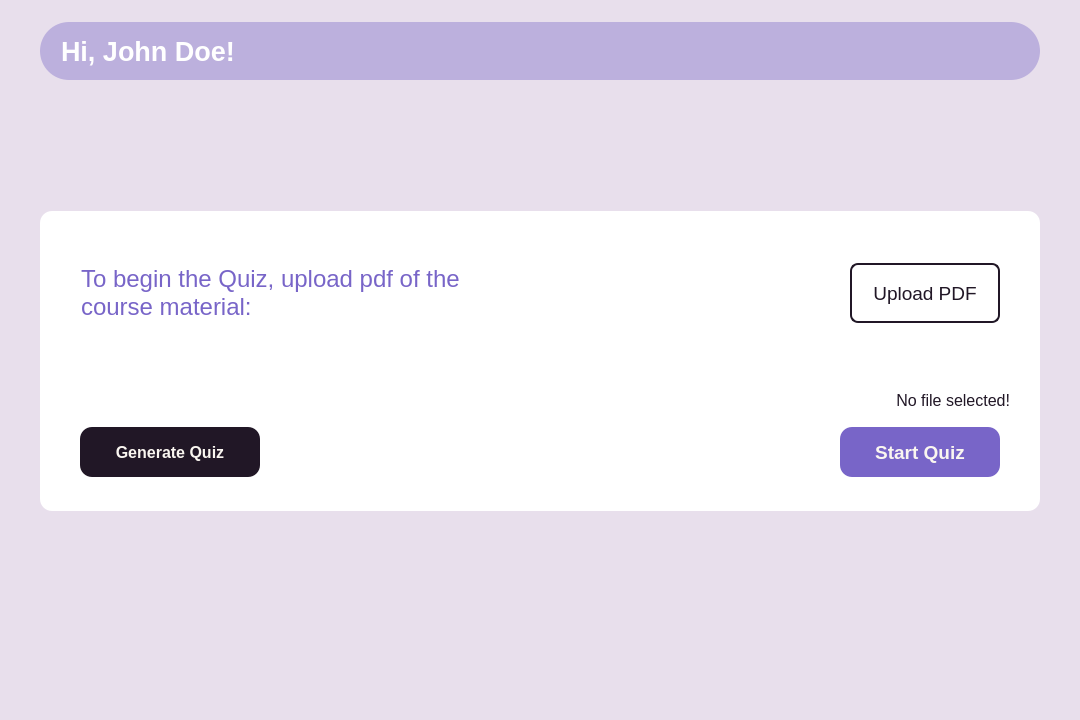
<?xml version="1.0" encoding="UTF-8"?>
<ui version="4.0">
 <class>HomePage</class>
 <widget class="QWidget" name="HomePage">
  <property name="geometry">
   <rect>
    <x>0</x>
    <y>0</y>
    <width>1080</width>
    <height>720</height>
   </rect>
  </property>
  <property name="sizePolicy">
   <sizepolicy hsizetype="Expanding" vsizetype="Expanding">
    <horstretch>0</horstretch>
    <verstretch>0</verstretch>
   </sizepolicy>
  </property>
  <property name="windowTitle">
   <string>Form</string>
  </property>
  <property name="toolTipDuration">
   <number>-2</number>
  </property>
  <property name="styleSheet">
   <string notr="true">background-color: #e8dfec;</string>
  </property>
  <layout class="QHBoxLayout" name="horizontalLayout_4">
   <item alignment="Qt::AlignmentFlag::AlignTop">
    <widget class="QWidget" name="centralvertical" native="true">
     <property name="sizePolicy">
      <sizepolicy hsizetype="Expanding" vsizetype="Maximum">
       <horstretch>0</horstretch>
       <verstretch>0</verstretch>
      </sizepolicy>
     </property>
     <property name="minimumSize">
      <size>
       <width>1040</width>
       <height>500</height>
      </size>
     </property>
     <property name="maximumSize">
      <size>
       <width>1080</width>
       <height>600</height>
      </size>
     </property>
     <property name="styleSheet">
      <string notr="true"/>
     </property>
     <layout class="QVBoxLayout" name="verticalLayout_3">
      <property name="spacing">
       <number>0</number>
      </property>
      <property name="sizeConstraint">
       <enum>QLayout::SizeConstraint::SetMaximumSize</enum>
      </property>
      <property name="topMargin">
       <number>11</number>
      </property>
      <property name="bottomMargin">
       <number>0</number>
      </property>
      <item alignment="Qt::AlignmentFlag::AlignHCenter|Qt::AlignmentFlag::AlignTop">
       <widget class="QWidget" name="top_menubar" native="true">
        <property name="sizePolicy">
         <sizepolicy hsizetype="MinimumExpanding" vsizetype="MinimumExpanding">
          <horstretch>0</horstretch>
          <verstretch>0</verstretch>
         </sizepolicy>
        </property>
        <property name="minimumSize">
         <size>
          <width>1000</width>
          <height>40</height>
         </size>
        </property>
        <property name="maximumSize">
         <size>
          <width>1080</width>
          <height>112</height>
         </size>
        </property>
        <property name="styleSheet">
         <string notr="true">background-color: rgba(120, 101, 200, 100);
border-radius: 29px;</string>
        </property>
        <layout class="QHBoxLayout" name="horizontalLayout_3">
         <property name="spacing">
          <number>200</number>
         </property>
         <item alignment="Qt::AlignmentFlag::AlignLeft">
          <widget class="QLabel" name="labelUserName">
           <property name="sizePolicy">
            <sizepolicy hsizetype="Expanding" vsizetype="Minimum">
             <horstretch>0</horstretch>
             <verstretch>0</verstretch>
            </sizepolicy>
           </property>
           <property name="minimumSize">
            <size>
             <width>200</width>
             <height>40</height>
            </size>
           </property>
           <property name="maximumSize">
            <size>
             <width>400</width>
             <height>40</height>
            </size>
           </property>
           <property name="font">
            <font>
             <pointsize>20</pointsize>
             <bold>true</bold>
            </font>
           </property>
           <property name="layoutDirection">
            <enum>Qt::LayoutDirection::LeftToRight</enum>
           </property>
           <property name="styleSheet">
            <string notr="true">padding: 5px;
color: #ffffff;
background-color: rgba(0, 0,0,0);</string>
           </property>
           <property name="text">
            <string>Hi, John Doe!</string>
           </property>
           <property name="alignment">
            <set>Qt::AlignmentFlag::AlignLeading|Qt::AlignmentFlag::AlignLeft|Qt::AlignmentFlag::AlignVCenter</set>
           </property>
          </widget>
         </item>
        </layout>
       </widget>
      </item>
      <item alignment="Qt::AlignmentFlag::AlignHCenter|Qt::AlignmentFlag::AlignVCenter">
       <widget class="QWidget" name="main_upload_widget" native="true">
        <property name="sizePolicy">
         <sizepolicy hsizetype="Expanding" vsizetype="Expanding">
          <horstretch>0</horstretch>
          <verstretch>0</verstretch>
         </sizepolicy>
        </property>
        <property name="minimumSize">
         <size>
          <width>1000</width>
          <height>300</height>
         </size>
        </property>
        <property name="maximumSize">
         <size>
          <width>1000</width>
          <height>300</height>
         </size>
        </property>
        <property name="acceptDrops">
         <bool>false</bool>
        </property>
        <property name="styleSheet">
         <string notr="true">background-color: rgba(255, 255, 255, 1);
border-radius: 12px;</string>
        </property>
        <layout class="QVBoxLayout" name="verticalLayout">
         <property name="spacing">
          <number>1</number>
         </property>
         <property name="leftMargin">
          <number>10</number>
         </property>
         <property name="topMargin">
          <number>0</number>
         </property>
         <property name="rightMargin">
          <number>10</number>
         </property>
         <property name="bottomMargin">
          <number>0</number>
         </property>
         <item>
          <layout class="QHBoxLayout" name="horizontalLayout" stretch="0,0">
           <property name="spacing">
            <number>5</number>
           </property>
           <property name="sizeConstraint">
            <enum>QLayout::SizeConstraint::SetMinimumSize</enum>
           </property>
           <property name="leftMargin">
            <number>30</number>
           </property>
           <property name="topMargin">
            <number>30</number>
           </property>
           <property name="rightMargin">
            <number>30</number>
           </property>
           <property name="bottomMargin">
            <number>40</number>
           </property>
           <item>
            <widget class="QLabel" name="label_2">
             <property name="sizePolicy">
              <sizepolicy hsizetype="Minimum" vsizetype="Minimum">
               <horstretch>0</horstretch>
               <verstretch>0</verstretch>
              </sizepolicy>
             </property>
             <property name="minimumSize">
              <size>
               <width>400</width>
               <height>100</height>
              </size>
             </property>
             <property name="maximumSize">
              <size>
               <width>400</width>
               <height>100</height>
              </size>
             </property>
             <property name="font">
              <font>
               <pointsize>18</pointsize>
              </font>
             </property>
             <property name="styleSheet">
              <string notr="true">color: #7865c8; background-color: none;</string>
             </property>
             <property name="lineWidth">
              <number>0</number>
             </property>
             <property name="text">
              <string>To begin the Quiz, upload pdf of the course material:</string>
             </property>
             <property name="scaledContents">
              <bool>false</bool>
             </property>
             <property name="wordWrap">
              <bool>true</bool>
             </property>
             <property name="indent">
              <number>1</number>
             </property>
            </widget>
           </item>
           <item alignment="Qt::AlignmentFlag::AlignRight">
            <widget class="QPushButton" name="btnUploadPDF">
             <property name="sizePolicy">
              <sizepolicy hsizetype="Minimum" vsizetype="Minimum">
               <horstretch>0</horstretch>
               <verstretch>0</verstretch>
              </sizepolicy>
             </property>
             <property name="minimumSize">
              <size>
               <width>150</width>
               <height>60</height>
              </size>
             </property>
             <property name="maximumSize">
              <size>
               <width>180</width>
               <height>60</height>
              </size>
             </property>
             <property name="font">
              <font>
               <pointsize>14</pointsize>
               <bold>false</bold>
              </font>
             </property>
             <property name="cursor">
              <cursorShape>PointingHandCursor</cursorShape>
             </property>
             <property name="autoFillBackground">
              <bool>false</bool>
             </property>
             <property name="styleSheet">
              <string notr="true">padding: 10px; 
color: #211726;
border: 2px solid #211726;
border-radius: 8px;</string>
             </property>
             <property name="text">
              <string>Upload PDF</string>
             </property>
             <property name="icon">
              <iconset theme="QIcon::ThemeIcon::DocumentNew"/>
             </property>
             <property name="iconSize">
              <size>
               <width>28</width>
               <height>28</height>
              </size>
             </property>
            </widget>
           </item>
          </layout>
         </item>
         <item alignment="Qt::AlignmentFlag::AlignRight">
          <widget class="QLabel" name="labelPDFStatus">
           <property name="sizePolicy">
            <sizepolicy hsizetype="Maximum" vsizetype="Minimum">
             <horstretch>0</horstretch>
             <verstretch>0</verstretch>
            </sizepolicy>
           </property>
           <property name="minimumSize">
            <size>
             <width>400</width>
             <height>28</height>
            </size>
           </property>
           <property name="maximumSize">
            <size>
             <width>400</width>
             <height>28</height>
            </size>
           </property>
           <property name="font">
            <font>
             <pointsize>12</pointsize>
            </font>
           </property>
           <property name="styleSheet">
            <string notr="true">color: #211726;
padding-right: 20px;
background-color: none;</string>
           </property>
           <property name="text">
            <string>No file selected!</string>
           </property>
           <property name="alignment">
            <set>Qt::AlignmentFlag::AlignRight|Qt::AlignmentFlag::AlignTrailing|Qt::AlignmentFlag::AlignVCenter</set>
           </property>
           <property name="wordWrap">
            <bool>true</bool>
           </property>
           <property name="margin">
            <number>0</number>
           </property>
           <property name="indent">
            <number>0</number>
           </property>
          </widget>
         </item>
         <item>
          <layout class="QHBoxLayout" name="horizontalLayout_2">
           <property name="spacing">
            <number>10</number>
           </property>
           <property name="leftMargin">
            <number>30</number>
           </property>
           <property name="topMargin">
            <number>10</number>
           </property>
           <property name="rightMargin">
            <number>30</number>
           </property>
           <property name="bottomMargin">
            <number>30</number>
           </property>
           <item>
            <widget class="QPushButton" name="btnGenerateQuiz">
             <property name="sizePolicy">
              <sizepolicy hsizetype="Minimum" vsizetype="Minimum">
               <horstretch>0</horstretch>
               <verstretch>0</verstretch>
              </sizepolicy>
             </property>
             <property name="minimumSize">
              <size>
               <width>180</width>
               <height>50</height>
              </size>
             </property>
             <property name="maximumSize">
              <size>
               <width>180</width>
               <height>50</height>
              </size>
             </property>
             <property name="font">
              <font>
               <pointsize>12</pointsize>
               <bold>true</bold>
              </font>
             </property>
             <property name="cursor">
              <cursorShape>PointingHandCursor</cursorShape>
             </property>
             <property name="styleSheet">
              <string notr="true">background-color: #211726; color: #FAF6F0;</string>
             </property>
             <property name="text">
              <string>Generate Quiz</string>
             </property>
            </widget>
           </item>
           <item alignment="Qt::AlignmentFlag::AlignLeft">
            <widget class="QLabel" name="labelLoading">
             <property name="sizePolicy">
              <sizepolicy hsizetype="Minimum" vsizetype="Minimum">
               <horstretch>0</horstretch>
               <verstretch>0</verstretch>
              </sizepolicy>
             </property>
             <property name="minimumSize">
              <size>
               <width>50</width>
               <height>50</height>
              </size>
             </property>
             <property name="maximumSize">
              <size>
               <width>50</width>
               <height>50</height>
              </size>
             </property>
             <property name="styleSheet">
              <string notr="true">background-color: none;</string>
             </property>
             <property name="text">
              <string/>
             </property>
            </widget>
           </item>
           <item alignment="Qt::AlignmentFlag::AlignRight">
            <widget class="QPushButton" name="btnStartQuiz">
             <property name="enabled">
              <bool>false</bool>
             </property>
             <property name="sizePolicy">
              <sizepolicy hsizetype="Minimum" vsizetype="Minimum">
               <horstretch>0</horstretch>
               <verstretch>0</verstretch>
              </sizepolicy>
             </property>
             <property name="minimumSize">
              <size>
               <width>160</width>
               <height>50</height>
              </size>
             </property>
             <property name="maximumSize">
              <size>
               <width>160</width>
               <height>50</height>
              </size>
             </property>
             <property name="font">
              <font>
               <pointsize>14</pointsize>
               <bold>true</bold>
              </font>
             </property>
             <property name="cursor">
              <cursorShape>PointingHandCursor</cursorShape>
             </property>
             <property name="styleSheet">
              <string notr="true">background-color: #7865c8;
color: #FAF6F0;</string>
             </property>
             <property name="text">
              <string>Start Quiz</string>
             </property>
             <property name="autoRepeat">
              <bool>false</bool>
             </property>
            </widget>
           </item>
          </layout>
         </item>
        </layout>
       </widget>
      </item>
     </layout>
    </widget>
   </item>
  </layout>
 </widget>
 <resources/>
 <connections/>
</ui>
